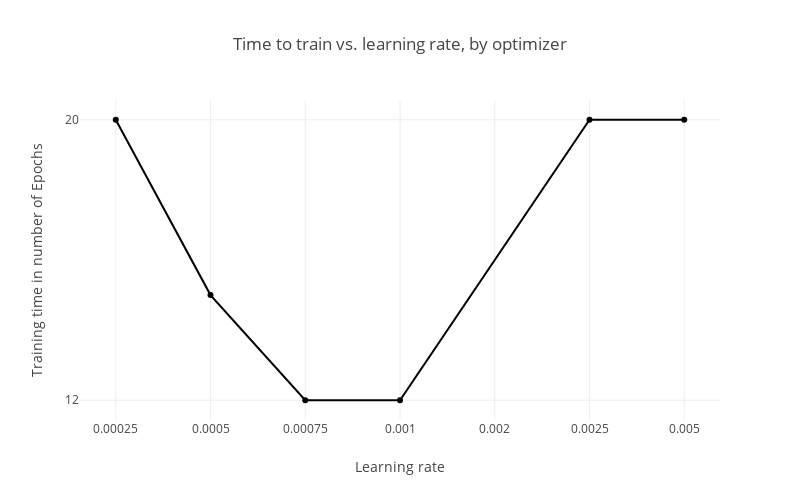

Source (notebook cell):
### Code cell
from plotly.offline import init_notebook_mode, iplot, plot
import plotly.plotly as py
import plotly.graph_objs as go


learning_rates = [5e-05, 0.0001,0.00025,0.0005,.00075,.001,0.002,.0025,0.005,0.0075,.01,.025,.05,0.075,0.1,0.25,0.5] + [1,1.5,2,2.5,3,4,5,7.5,10,15,17.5,20,22.5,25,30,32.5,35,40,45,50]
lr_dict = {x: i for i,x in enumerate(learning_rates)}
# SGD
lr_sgd      = [0.00025,0.0005,0.00075,0.001,0.0025,0.005,0.0075,0.01,0.025,0.05]
tr_time_sgd = [20,20,20,20,20,16,11,20,20,20]
lr_sgd_dict = [lr_dict[x] for x in lr_sgd]
assert(len(lr_sgd)== len(tr_time_sgd))
# ADAM
lr_adam = [0.0001,0.0005,0.001,0.005,0.05]
lr_adam_dict = [lr_dict[x] for x in lr_adam]
tr_time_adam = [20,14,5,3,20]
# adagrad
lr_adagrad = [0.00075,0.001,0.05,0.075,0.1,0.25,0.5,1,5]
lr_adagrad_dict = [lr_dict[x] for x in lr_adagrad]
tr_time_adagrad = [20,20,16,13,4,6,11,20,20]
# momentum
lr_mom = [0.0001,0.00025,0.0005,0.00075,0.001,0.002,0.0025,0.005] 
lr_mom_dict = [lr_dict[x] for x in lr_mom]
tr_time_mom = [20,20,13,11,9,20,20,20]
# NAG
lr_nag = [0.00025,0.0005,0.00075,0.001,0.0025,0.005]
lr_nag_dict = [lr_dict[x] for x in lr_nag]
tr_time_nag = [20,15,12,12,20,20]

trace1 = go.Scatter(
    x=lr_sgd_dict,
    y=tr_time_sgd,
    mode='lines+markers',
    name="sgd",
    hoverinfo='name',
    line=dict(
        shape='linear',color='rgb(20,125,190)'
    )
)
trace2 = go.Scatter(
    x= lr_adam_dict,
    y=tr_time_adam,
    mode='lines+markers',
    name="Adam",
    hoverinfo='text+name',
    line=dict(
        shape='linear',color='rgb(245,145,30)'
        
    )
)
trace3 = go.Scatter(
    x= lr_adagrad_dict,
    y=tr_time_adagrad,
    mode='lines+markers',
    name="adagrad",
    hoverinfo='text+name',
    line=dict(
        shape='linear',color='rgb(25,160,75)'
    )
)
trace4 = go.Scatter(
    x= lr_mom_dict,
    y=tr_time_mom,
    mode='lines+markers',
    name="momentum",
    hoverinfo='text+name',
    line=dict(
        shape='linear',color='rgb(200,30,135)'
    )
)
trace5 = go.Scatter(
    x= lr_nag_dict,
    y=tr_time_nag,
    mode='lines+markers',
    name="nag",
    hoverinfo='text+name',
    line=dict(
        shape='linear',color='rgb(0,0,0)'
    )
)


data = [trace5]
layout = dict(title = 'Time to train vs. learning rate, by optimizer',
                 width = 800,
    height = 500,
    xaxis = dict(
        tickvals = list(lr_dict.values()),
        ticktext = list(lr_dict.keys()),
      title = "Learning rate"
    ),
    yaxis=dict(
        type='linear',
        title = 'Training time in number of Epochs',
        tickvals= [1,2,3,4,5,9,11,12,20],
        autorange=True
    )
              )

print(layout["xaxis"]["tickvals"])
fig = dict(data=data, layout=layout)
init_notebook_mode(connected=True)
iplot(fig, filename='word-embedding-plot.html')

### Figure 1 — Plotly figure (JSON) as saved in the notebook; plotly's stock layout.template omitted (floating-point values rounded to 4 significant figures)
{"data": [{"hoverinfo": "text+name", "line": {"color": "rgb(0,0,0)", "shape": "linear"}, "mode": "lines+markers", "name": "nag", "type": "scatter", "uid": "f3875f8e-fa51-46fd-92f4-20e4ab6efbbe", "x": [2, 3, 4, 5, 7, 8], "y": [20, 15, 12, 12, 20, 20]}], "layout": {"height": 500, "title": {"text": "Time to train vs. learning rate, by optimizer"}, "width": 800, "xaxis": {"ticktext": [5e-05, 0.0001, 0.00025, 0.0005, 0.00075, 0.001, 0.002, 0.0025, 0.005, 0.0075, 0.01, 0.025, 0.05, 0.075, 0.1, 0.25, 0.5, 1, 1.5, 2, 2.5, 3, 4, 5, 7.5, 10, 15, 17.5, 20, 22.5, 25, 30, 32.5, 35, 40, 45, 50], "tickvals": [0, 1, 2, 3, 4, 5, 6, 7, 8, 9, 10, 11, 12, 13, 14, 15, 16, 17, 18, 19, 20, 21, 22, 23, 24, 25, 26, 27, 28, 29, 30, 31, 32, 33, 34, 35, 36], "title": {"text": "Learning rate"}}, "yaxis": {"autorange": true, "tickvals": [1, 2, 3, 4, 5, 9, 11, 12, 20], "title": {"text": "Training time in number of Epochs"}, "type": "linear"}}}
